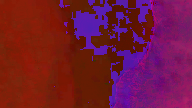
#> input picture Data/raw/resized/with_people/splits/vlcsnap-2019-10-30-12h29m58s228_resized_hsv_0.png, 192 x 108 px; its folder holds only this picture in this run
$ jupyter execute --allow-errors Descriptive_Statistics.ipynb
#> lines starting #> are read from the running program, lines starting #| are printed output that depends on the picture
# Descriptive Statistics

Examine the distribution of data in regards to number of people per image in the model pictures.

[cell 1]
# Import the necessary packages
import matplotlib.pyplot as plt
import pandas as pd
from skimage import io, filters, measure
from glob import glob

[cell 2]
# Find location of image files and labeled images
labels = glob('data/processed/dots/with_people/splits/*.png')

[cell 3]
# Save people counts per image
people_counts = [] # empty list to add to
for label in labels: # for each label in the list of files
    label_temp = io.imread(label, as_gray=True) # read in as gray
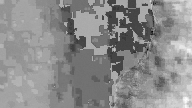
#> label_temp: shape (108, 192) float64; min 0.08, max 0.266, mean 0.183; drawn with min black and max white
    labels_temp = measure.label(label_temp) # measure the number of values
#> labels_temp: shape (108, 192) int64; every value is 0
    label_flatten = labels_temp.max() # find max value (# of people)
#> label_flatten = 0
    people_counts.append(label_flatten) # append the value into the list

[cell 4]
# Convert to dataframe
people_counts = pd.DataFrame({'people':people_counts})
#> people_counts = table of 1 rows and 1 columns

[cell 5]
# Count the number of times each number of people is present in the
# dataset
people_table = people_counts.people.value_counts().reset_index()
#> people_table = table of 1 rows and 2 columns
people_table.columns = ['People', 'Frequency']

# Noticed that 10 people are not present in any image, so for plotting
# purposes, I will add a row for 10 people with a frequency of 0
#> (the rest of this cell did not finish here and is left out)

[cell 6]
# Plot the table to see the distribution
people_table.plot(x='People', y='Frequency', kind='bar', legend=False, figsize=(10,5))
plt.yscale('log')
plt.xlabel('People per Image')
plt.ylabel('Number of Images')
plt.show()
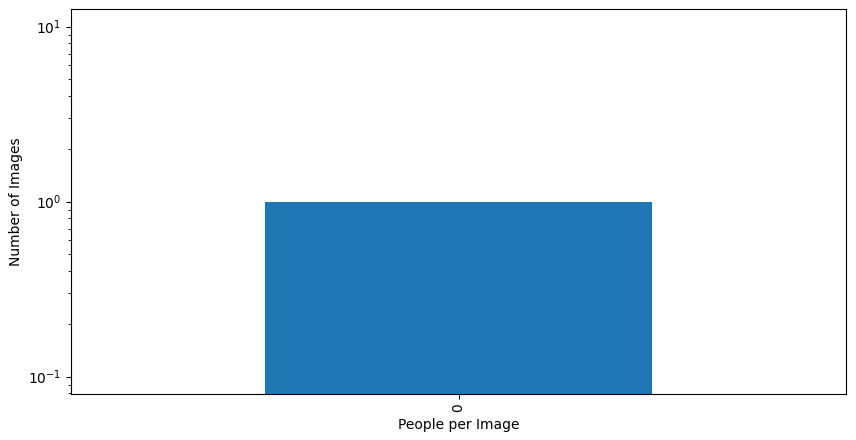
#> figure drawn by matplotlib, 1 panel

[cell 7]
people_table
#> Out = table of 1 rows and 2 columns

$ run again, on Data/raw/resized/with_people/splits/vlcsnap-2019-10-30-12h29m58s228_resized_hsv_12.png
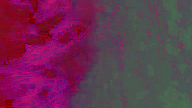
#> input picture Data/raw/resized/with_people/splits/vlcsnap-2019-10-30-12h29m58s228_resized_hsv_12.png, 192 x 108 px
#> `label_temp = io.imread(label, as_gray=True)`:
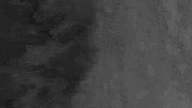
#> label_temp: shape (108, 192) float64; min 0.08, max 0.42, mean 0.247
#> labels_temp: shape (108, 192) int64; every value is 0
#> label_flatten = 0
#> people_counts = table of 1 rows and 1 columns
#> people_table = table of 1 rows and 2 columns

$ run again, on Data/raw/resized/with_people/splits/vlcsnap-2019-10-30-12h29m58s228_resized_hsv_13.png
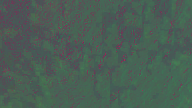
#> input picture Data/raw/resized/with_people/splits/vlcsnap-2019-10-30-12h29m58s228_resized_hsv_13.png, 192 x 108 px
#> `label_temp = io.imread(label, as_gray=True)`:
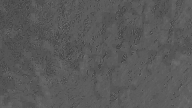
#> label_temp: shape (108, 192) float64; min 0.267, max 0.467, mean 0.351
#> labels_temp: shape (108, 192) int64; every value is 0
#> label_flatten = 0
#> people_counts = table of 1 rows and 1 columns
#> people_table = table of 1 rows and 2 columns

$ run again, on Data/raw/resized/with_people/splits/vlcsnap-2019-10-30-12h29m58s228_resized_hsv_14.png
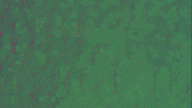
#> input picture Data/raw/resized/with_people/splits/vlcsnap-2019-10-30-12h29m58s228_resized_hsv_14.png, 192 x 108 px
#> `label_temp = io.imread(label, as_gray=True)`:
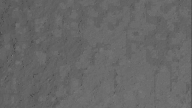
#> label_temp: shape (108, 192) float64; min 0.287, max 0.482, mean 0.406
#> labels_temp: shape (108, 192) int64; every value is 0
#> label_flatten = 0
#> people_counts = table of 1 rows and 1 columns
#> people_table = table of 1 rows and 2 columns

$ run again, on Data/raw/resized/with_people/splits/vlcsnap-2019-10-30-12h29m58s228_resized_hsv_1.png
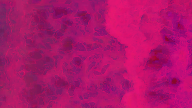
#> input picture Data/raw/resized/with_people/splits/vlcsnap-2019-10-30-12h29m58s228_resized_hsv_1.png, 192 x 108 px
#> `label_temp = io.imread(label, as_gray=True)`:
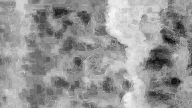
#> label_temp: shape (108, 192) float64; min 0.134, max 0.295, mean 0.23; drawn with min black and max white
#> labels_temp: shape (108, 192) int64; every value is 0
#> label_flatten = 0
#> people_counts = table of 1 rows and 1 columns
#> people_table = table of 1 rows and 2 columns
